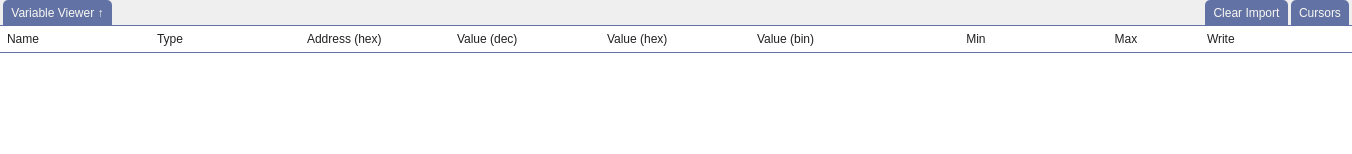
            <widget class="QWidget" name="pageScope">
             <property name="styleSheet">
              <string notr="true">#pageScope {
	background-color: #f8f8f2;
}</string>
             </property>
             <layout class="QGridLayout" name="gridLayout_6">
              <property name="leftMargin">
               <number>0</number>
              </property>
              <property name="topMargin">
               <number>0</number>
              </property>
              <property name="rightMargin">
               <number>0</number>
              </property>
              <property name="bottomMargin">
               <number>0</number>
              </property>
              <property name="spacing">
               <number>0</number>
              </property>
              <item row="0" column="0">
               <widget class="QFrame" name="frameScope">
                <property name="styleSheet">
                 <string notr="true"/>
                </property>
                <property name="locale">
                 <locale language="English" country="UnitedStates"/>
                </property>
                <property name="frameShape">
                 <enum>QFrame::Shape::NoFrame</enum>
                </property>
                <property name="frameShadow">
                 <enum>QFrame::Shadow::Raised</enum>
                </property>
                <layout class="QGridLayout" name="gridLayout_11">
                 <property name="leftMargin">
                  <number>0</number>
                 </property>
                 <property name="topMargin">
                  <number>0</number>
                 </property>
                 <property name="rightMargin">
                  <number>0</number>
                 </property>
                 <property name="bottomMargin">
                  <number>0</number>
                 </property>
                 <property name="spacing">
                  <number>0</number>
                 </property>
                 <item row="0" column="0">
                  <widget class="GraphicsLayoutWidget" name="graphScope" native="true">
                   <property name="sizePolicy">
                    <sizepolicy hsizetype="Expanding" vsizetype="Expanding">
                     <horstretch>0</horstretch>
                     <verstretch>0</verstretch>
                    </sizepolicy>
                   </property>
                   <property name="locale">
                    <locale language="English" country="UnitedStates"/>
                   </property>
                  </widget>
                 </item>
                 <item row="1" column="0">
                  <layout class="QHBoxLayout" name="horizontalLayout_19">
                   <property name="spacing">
                    <number>3</number>
                   </property>
                   <property name="leftMargin">
                    <number>3</number>
                   </property>
                   <property name="rightMargin">
                    <number>3</number>
                   </property>
                   <item>
                    <widget class="QPushButton" name="pushButtonOpenVarViewer">
                     <property name="enabled">
                      <bool>true</bool>
                     </property>
                     <property name="sizePolicy">
                      <sizepolicy hsizetype="Minimum" vsizetype="Fixed">
                       <horstretch>0</horstretch>
                       <verstretch>0</verstretch>
                      </sizepolicy>
                     </property>
                     <property name="minimumSize">
                      <size>
                       <width>0</width>
                       <height>25</height>
                      </size>
                     </property>
                     <property name="maximumSize">
                      <size>
                       <width>16777215</width>
                       <height>25</height>
                      </size>
                     </property>
                     <property name="styleSheet">
                      <string notr="true">QPushButton {
	background-color: #6272a4;	
	border-top-left-radius: 5px;
	border-top-right-radius: 5px;
    color: #f8f8f2;
	padding-left: 8px;
	padding-right: 8px;
}

QPushButton:hover {
	background-color: #7284b9;
	color: #f8f8f2;
}

QPushButton:pressed {
	background-color: #566490;
	color: #f8f8f2;
}

QPushButton:disabled {
	background-color: #aaaaaa;
}</string>
                     </property>
                     <property name="locale">
                      <locale language="English" country="UnitedStates"/>
                     </property>
                     <property name="text">
                      <string>Variable Viewer ↑</string>
                     </property>
                     <property name="checkable">
                      <bool>false</bool>
                     </property>
                    </widget>
                   </item>
                   <item>
                    <spacer name="horizontalSpacer_3">
                     <property name="locale">
                      <locale language="English" country="UnitedStates"/>
                     </property>
                     <property name="orientation">
                      <enum>Qt::Orientation::Horizontal</enum>
                     </property>
                     <property name="sizeHint" stdset="0">
                      <size>
                       <width>40</width>
                       <height>20</height>
                      </size>
                     </property>
                    </spacer>
                   </item>
                   <item>
                    <widget class="QPushButton" name="pushButtonScopeClearImport">
                     <property name="minimumSize">
                      <size>
                       <width>0</width>
                       <height>25</height>
                      </size>
                     </property>
                     <property name="maximumSize">
                      <size>
                       <width>16777215</width>
                       <height>25</height>
                      </size>
                     </property>
                     <property name="styleSheet">
                      <string notr="true">QPushButton {
	background-color: #6272a4;	
	border-top-left-radius: 5px;
	border-top-right-radius: 5px;
    color: #f8f8f2;
	padding-left: 8px;
	padding-right: 8px;
}

QPushButton:hover {
	background-color: #7284b9;
	color: #f8f8f2;
}

QPushButton:pressed {
	background-color: #566490;
	color: #f8f8f2;
}

QPushButton:disabled {
	background-color: #aaaaaa;
}</string>
                     </property>
                     <property name="locale">
                      <locale language="English" country="UnitedStates"/>
                     </property>
                     <property name="text">
                      <string>Clear Import</string>
                     </property>
                    </widget>
                   </item>
                   <item>
                    <widget class="QPushButton" name="pushButtonEnableScopeCursors">
                     <property name="minimumSize">
                      <size>
                       <width>0</width>
                       <height>25</height>
                      </size>
                     </property>
                     <property name="maximumSize">
                      <size>
                       <width>16777215</width>
                       <height>25</height>
                      </size>
                     </property>
                     <property name="styleSheet">
                      <string notr="true">QPushButton {
	background-color: #6272a4;	
	border-top-left-radius: 5px;
	border-top-right-radius: 5px;
    color: #f8f8f2;
	padding-left: 8px;
	padding-right: 8px;
}

QPushButton:hover {
	background-color: #7284b9;
	color: #f8f8f2;
}

QPushButton:pressed {
	background-color: #566490;
	color: #f8f8f2;
}

QPushButton:disabled {
	background-color: #aaaaaa;
}</string>
                     </property>
                     <property name="locale">
                      <locale language="English" country="UnitedStates"/>
                     </property>
                     <property name="text">
                      <string>Cursors</string>
                     </property>
                     <property name="checkable">
                      <bool>true</bool>
                     </property>
                    </widget>
                   </item>
                  </layout>
                 </item>
                 <item row="2" column="0">
                  <widget class="QTableWidget" name="tableWidgetNumbers">
                   <property name="sizePolicy">
                    <sizepolicy hsizetype="Expanding" vsizetype="Expanding">
                     <horstretch>0</horstretch>
                     <verstretch>0</verstretch>
                    </sizepolicy>
                   </property>
                   <property name="minimumSize">
                    <size>
                     <width>0</width>
                     <height>129</height>
                    </size>
                   </property>
                   <property name="maximumSize">
                    <size>
                     <width>16777215</width>
                     <height>129</height>
                    </size>
                   </property>
                   <property name="contextMenuPolicy">
                    <enum>Qt::ContextMenuPolicy::NoContextMenu</enum>
                   </property>
                   <property name="styleSheet">
                    <string notr="true">QTableWidget {
	font-family: Droid Sans Mono;
	background-color: white;
	border-radius: 0px;
	border-top: 1px solid #6272a4;
	padding-top: 0px;
	padding-bottom: 1px;
	gridline-color: #D6CFC7; 
}

QHeaderView::section
{
	background-color: white;
	color: #212121;
	border-style: none;
	border-bottom: 1px solid #6272a4;
	padding-left: 7px;
	padding-right: 5px;
	padding-top: 3px;
	padding-bottom: 3px;
	height: 20px;
}

QTableView::item:selected {
	color: #212121;
	background:#adc9ff;
}</string>
                   </property>
                   <property name="locale">
                    <locale language="English" country="UnitedStates"/>
                   </property>
                   <property name="frameShape">
                    <enum>QFrame::Shape::NoFrame</enum>
                   </property>
                   <property name="verticalScrollBarPolicy">
                    <enum>Qt::ScrollBarPolicy::ScrollBarAlwaysOff</enum>
                   </property>
                   <property name="horizontalScrollBarPolicy">
                    <enum>Qt::ScrollBarPolicy::ScrollBarAlwaysOff</enum>
                   </property>
                   <property name="sizeAdjustPolicy">
                    <enum>QAbstractScrollArea::SizeAdjustPolicy::AdjustToContents</enum>
                   </property>
                   <property name="editTriggers">
                    <set>QAbstractItemView::EditTrigger::NoEditTriggers</set>
                   </property>
                   <property name="showDropIndicator" stdset="0">
                    <bool>false</bool>
                   </property>
                   <property name="dragDropOverwriteMode">
                    <bool>false</bool>
                   </property>
                   <property name="alternatingRowColors">
                    <bool>false</bool>
                   </property>
                   <property name="selectionMode">
                    <enum>QAbstractItemView::SelectionMode::NoSelection</enum>
                   </property>
                   <property name="selectionBehavior">
                    <enum>QAbstractItemView::SelectionBehavior::SelectRows</enum>
                   </property>
                   <property name="showGrid">
                    <bool>true</bool>
                   </property>
                   <attribute name="horizontalHeaderMinimumSectionSize">
                    <number>20</number>
                   </attribute>
                   <attribute name="horizontalHeaderDefaultSectionSize">
                    <number>150</number>
                   </attribute>
                   <attribute name="horizontalHeaderHighlightSections">
                    <bool>true</bool>
                   </attribute>
                   <attribute name="horizontalHeaderStretchLastSection">
                    <bool>true</bool>
                   </attribute>
                   <attribute name="verticalHeaderVisible">
                    <bool>false</bool>
                   </attribute>
                   <attribute name="verticalHeaderMinimumSectionSize">
                    <number>25</number>
                   </attribute>
                   <attribute name="verticalHeaderDefaultSectionSize">
                    <number>25</number>
                   </attribute>
                   <attribute name="verticalHeaderHighlightSections">
                    <bool>true</bool>
                   </attribute>
                   <attribute name="verticalHeaderStretchLastSection">
                    <bool>true</bool>
                   </attribute>
                   <column>
                    <property name="text">
                     <string>Name</string>
                    </property>
                    <property name="textAlignment">
                     <set>AlignLeading|AlignVCenter</set>
                    </property>
                   </column>
                   <column>
                    <property name="text">
                     <string>Type</string>
                    </property>
                    <property name="textAlignment">
                     <set>AlignLeading|AlignVCenter</set>
                    </property>
                   </column>
                   <column>
                    <property name="text">
                     <string>Address (hex)</string>
                    </property>
                    <property name="textAlignment">
                     <set>AlignLeading|AlignVCenter</set>
                    </property>
                   </column>
                   <column>
                    <property name="text">
                     <string>Value (dec)</string>
                    </property>
                    <property name="textAlignment">
                     <set>AlignLeading|AlignVCenter</set>
                    </property>
                   </column>
                   <column>
                    <property name="text">
                     <string>Value (hex)</string>
                    </property>
                    <property name="textAlignment">
                     <set>AlignLeading|AlignVCenter</set>
                    </property>
                   </column>
                   <column>
                    <property name="text">
                     <string>Value (bin)</string>
                    </property>
                    <property name="textAlignment">
                     <set>AlignLeading|AlignVCenter</set>
                    </property>
                   </column>
                   <column>
                    <property name="text">
                     <string>Min</string>
                    </property>
                   </column>
                   <column>
                    <property name="text">
                     <string>Max</string>
                    </property>
                   </column>
                   <column>
                    <property name="text">
                     <string>Write</string>
                    </property>
                    <property name="textAlignment">
                     <set>AlignLeading|AlignVCenter</set>
                    </property>
                   </column>
                  </widget>
                 </item>
                </layout>
               </widget>
              </item>
             </layout>
            </widget>
